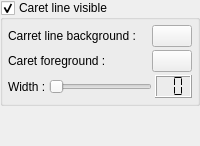
       <widget class="QWidget" name="pCaret">
        <layout class="QVBoxLayout">
         <property name="spacing">
          <number>3</number>
         </property>
         <property name="margin">
          <number>0</number>
         </property>
         <item>
          <widget class="QGroupBox" name="gbCaretLineVisible">
           <property name="title">
            <string>Caret line visible</string>
           </property>
           <property name="checkable">
            <bool>true</bool>
           </property>
           <layout class="QGridLayout">
            <property name="margin">
             <number>5</number>
            </property>
            <property name="spacing">
             <number>3</number>
            </property>
            <item row="1" column="1">
             <widget class="ColorButton" name="tbCaretForeground">
              <property name="sizePolicy">
               <sizepolicy hsizetype="Fixed" vsizetype="Fixed">
                <horstretch>0</horstretch>
                <verstretch>0</verstretch>
               </sizepolicy>
              </property>
             </widget>
            </item>
            <item row="0" column="0">
             <widget class="QLabel" name="lCaretLineBackground">
              <property name="text">
               <string>Carret line background :</string>
              </property>
             </widget>
            </item>
            <item row="1" column="0">
             <widget class="QLabel" name="lCaretForeground">
              <property name="text">
               <string>Caret foreground :</string>
              </property>
             </widget>
            </item>
            <item row="2" column="0" colspan="2">
             <layout class="QHBoxLayout">
              <property name="spacing">
               <number>3</number>
              </property>
              <item>
               <widget class="QLabel" name="lCaretWidth">
                <property name="text">
                 <string>Width :</string>
                </property>
               </widget>
              </item>
              <item>
               <widget class="QSlider" name="sCaretWidth">
                <property name="sizePolicy">
                 <sizepolicy hsizetype="Expanding" vsizetype="Fixed">
                  <horstretch>0</horstretch>
                  <verstretch>0</verstretch>
                 </sizepolicy>
                </property>
                <property name="minimum">
                 <number>1</number>
                </property>
                <property name="maximum">
                 <number>10</number>
                </property>
                <property name="pageStep">
                 <number>1</number>
                </property>
                <property name="orientation">
                 <enum>Qt::Horizontal</enum>
                </property>
                <property name="tickInterval">
                 <number>1</number>
                </property>
               </widget>
              </item>
              <item>
               <widget class="QLCDNumber" name="lnCaretWidth">
                <property name="sizePolicy">
                 <sizepolicy hsizetype="Fixed" vsizetype="Fixed">
                  <horstretch>0</horstretch>
                  <verstretch>0</verstretch>
                 </sizepolicy>
                </property>
                <property name="numDigits">
                 <number>2</number>
                </property>
                <property name="segmentStyle">
                 <enum>QLCDNumber::Flat</enum>
                </property>
               </widget>
              </item>
             </layout>
            </item>
            <item row="0" column="1">
             <widget class="ColorButton" name="tbCaretLineBackground">
              <property name="sizePolicy">
               <sizepolicy hsizetype="Fixed" vsizetype="Fixed">
                <horstretch>0</horstretch>
                <verstretch>0</verstretch>
               </sizepolicy>
              </property>
             </widget>
            </item>
           </layout>
          </widget>
         </item>
         <item>
          <spacer>
           <property name="orientation">
            <enum>Qt::Vertical</enum>
           </property>
           <property name="sizeHint" stdset="0">
            <size>
             <width>20</width>
             <height>40</height>
            </size>
           </property>
          </spacer>
         </item>
        </layout>
       </widget>
